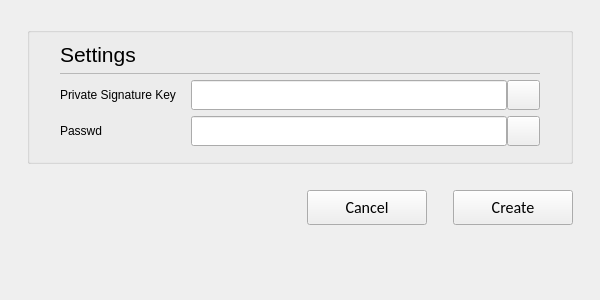
<?xml version="1.0" encoding="UTF-8"?>
<ui version="4.0">
 <class>C_SyvUpPacSecureArchiveDialog</class>
 <widget class="QWidget" name="C_SyvUpPacSecureArchiveDialog">
  <property name="geometry">
   <rect>
    <x>0</x>
    <y>0</y>
    <width>600</width>
    <height>300</height>
   </rect>
  </property>
  <property name="windowTitle">
   <string>C_SyvUpPacSecureArchiveDialog</string>
  </property>
  <layout class="QVBoxLayout" name="verticalLayout" stretch="0,0,0,1">
   <property name="leftMargin">
    <number>27</number>
   </property>
   <property name="topMargin">
    <number>27</number>
   </property>
   <property name="rightMargin">
    <number>27</number>
   </property>
   <property name="bottomMargin">
    <number>27</number>
   </property>
   <item>
    <widget class="stw::opensyde_gui_elements::C_OgeGbx" name="pc_GroupBox">
     <property name="title">
      <string/>
     </property>
     <layout class="QVBoxLayout" name="verticalLayout_2">
      <property name="spacing">
       <number>6</number>
      </property>
      <property name="leftMargin">
       <number>30</number>
      </property>
      <property name="rightMargin">
       <number>30</number>
      </property>
      <property name="bottomMargin">
       <number>9</number>
      </property>
      <item>
       <layout class="QHBoxLayout" name="horizontalLayout_5" stretch="0,1">
        <property name="spacing">
         <number>0</number>
        </property>
        <item>
         <widget class="stw::opensyde_gui_elements::C_OgeLabHeadingGroupBold" name="pc_Settings">
          <property name="font">
           <font>
            <family>Segoe UI</family>
            <pointsize>16</pointsize>
           </font>
          </property>
          <property name="text">
           <string>Settings</string>
          </property>
         </widget>
        </item>
        <item>
         <spacer name="horizontalSpacer_7">
          <property name="orientation">
           <enum>Qt::Horizontal</enum>
          </property>
          <property name="sizeHint" stdset="0">
           <size>
            <width>40</width>
            <height>1</height>
           </size>
          </property>
         </spacer>
        </item>
       </layout>
      </item>
      <item>
       <layout class="QHBoxLayout" name="horizontalLayout_19" stretch="0">
        <property name="spacing">
         <number>0</number>
        </property>
        <property name="topMargin">
         <number>0</number>
        </property>
        <property name="rightMargin">
         <number>0</number>
        </property>
        <property name="bottomMargin">
         <number>0</number>
        </property>
        <item>
         <widget class="stw::opensyde_gui_elements::C_OgeFraSeparator" name="pc_Frame">
          <property name="minimumSize">
           <size>
            <width>0</width>
            <height>1</height>
           </size>
          </property>
          <property name="maximumSize">
           <size>
            <width>16777215</width>
            <height>1</height>
           </size>
          </property>
          <property name="frameShape">
           <enum>QFrame::StyledPanel</enum>
          </property>
          <property name="frameShadow">
           <enum>QFrame::Raised</enum>
          </property>
         </widget>
        </item>
       </layout>
      </item>
      <item>
       <layout class="QGridLayout" name="gridLayout">
        <property name="topMargin">
         <number>0</number>
        </property>
        <property name="bottomMargin">
         <number>0</number>
        </property>
        <property name="horizontalSpacing">
         <number>0</number>
        </property>
        <property name="verticalSpacing">
         <number>6</number>
        </property>
        <item row="2" column="3">
         <widget class="stw::opensyde_gui_elements::C_OgePubOpen" name="pc_PubTogglePwd">
          <property name="minimumSize">
           <size>
            <width>33</width>
            <height>30</height>
           </size>
          </property>
          <property name="maximumSize">
           <size>
            <width>33</width>
            <height>30</height>
           </size>
          </property>
          <property name="text">
           <string/>
          </property>
         </widget>
        </item>
        <item row="2" column="0">
         <widget class="stw::opensyde_gui_elements::C_OgeLabGroupItem" name="pc_LabPassword">
          <property name="text">
           <string>Passwd</string>
          </property>
         </widget>
        </item>
        <item row="0" column="3">
         <widget class="stw::opensyde_gui_elements::C_OgePubOpen" name="pc_PubPrivateKeyPath">
          <property name="minimumSize">
           <size>
            <width>33</width>
            <height>30</height>
           </size>
          </property>
          <property name="maximumSize">
           <size>
            <width>33</width>
            <height>30</height>
           </size>
          </property>
          <property name="text">
           <string/>
          </property>
         </widget>
        </item>
        <item row="0" column="0">
         <widget class="stw::opensyde_gui_elements::C_OgeLabGroupItem" name="pc_LabPrivateKey">
          <property name="text">
           <string>Private Signature Key</string>
          </property>
         </widget>
        </item>
        <item row="2" column="1">
         <spacer name="horizontalSpacer_6">
          <property name="orientation">
           <enum>Qt::Horizontal</enum>
          </property>
          <property name="sizeType">
           <enum>QSizePolicy::Fixed</enum>
          </property>
          <property name="sizeHint" stdset="0">
           <size>
            <width>15</width>
            <height>0</height>
           </size>
          </property>
         </spacer>
        </item>
        <item row="0" column="1">
         <spacer name="horizontalSpacer_5">
          <property name="orientation">
           <enum>Qt::Horizontal</enum>
          </property>
          <property name="sizeType">
           <enum>QSizePolicy::Fixed</enum>
          </property>
          <property name="sizeHint" stdset="0">
           <size>
            <width>15</width>
            <height>0</height>
           </size>
          </property>
         </spacer>
        </item>
        <item row="2" column="2">
         <widget class="stw::opensyde_gui_elements::C_OgeLeProperties" name="pc_LineEditPassword">
          <property name="minimumSize">
           <size>
            <width>300</width>
            <height>30</height>
           </size>
          </property>
          <property name="maximumSize">
           <size>
            <width>16777215</width>
            <height>30</height>
           </size>
          </property>
         </widget>
        </item>
        <item row="0" column="2">
         <widget class="stw::opensyde_gui_elements::C_OgeLeFilePath" name="pc_LineEditPath">
          <property name="minimumSize">
           <size>
            <width>300</width>
            <height>30</height>
           </size>
          </property>
         </widget>
        </item>
       </layout>
      </item>
      <item>
       <spacer name="verticalSpacer">
        <property name="orientation">
         <enum>Qt::Vertical</enum>
        </property>
        <property name="sizeHint" stdset="0">
         <size>
          <width>20</width>
          <height>6</height>
         </size>
        </property>
       </spacer>
      </item>
     </layout>
    </widget>
   </item>
   <item>
    <spacer name="pc_VerticalSpacerButtonsObove">
     <property name="orientation">
      <enum>Qt::Vertical</enum>
     </property>
     <property name="sizeType">
      <enum>QSizePolicy::Fixed</enum>
     </property>
     <property name="sizeHint" stdset="0">
      <size>
       <width>20</width>
       <height>20</height>
      </size>
     </property>
    </spacer>
   </item>
   <item>
    <layout class="QHBoxLayout" name="horizontalLayout_7">
     <item>
      <spacer name="horizontalSpacer_3">
       <property name="orientation">
        <enum>Qt::Horizontal</enum>
       </property>
       <property name="sizeHint" stdset="0">
        <size>
         <width>40</width>
         <height>20</height>
        </size>
       </property>
      </spacer>
     </item>
     <item>
      <widget class="stw::opensyde_gui_elements::C_OgePubCancel" name="pc_PushButtonCancel">
       <property name="minimumSize">
        <size>
         <width>120</width>
         <height>35</height>
        </size>
       </property>
       <property name="maximumSize">
        <size>
         <width>120</width>
         <height>35</height>
        </size>
       </property>
       <property name="font">
        <font>
         <family>Calibri</family>
         <pointsize>12</pointsize>
        </font>
       </property>
       <property name="text">
        <string>Cancel</string>
       </property>
      </widget>
     </item>
     <item>
      <spacer name="horizontalSpacer_4">
       <property name="orientation">
        <enum>Qt::Horizontal</enum>
       </property>
       <property name="sizeType">
        <enum>QSizePolicy::Fixed</enum>
       </property>
       <property name="sizeHint" stdset="0">
        <size>
         <width>20</width>
         <height>20</height>
        </size>
       </property>
      </spacer>
     </item>
     <item>
      <widget class="stw::opensyde_gui_elements::C_OgePubDialog" name="pc_PushButtonOk">
       <property name="minimumSize">
        <size>
         <width>120</width>
         <height>35</height>
        </size>
       </property>
       <property name="maximumSize">
        <size>
         <width>120</width>
         <height>35</height>
        </size>
       </property>
       <property name="font">
        <font>
         <family>Calibri</family>
         <pointsize>12</pointsize>
        </font>
       </property>
       <property name="text">
        <string>Create</string>
       </property>
      </widget>
     </item>
    </layout>
   </item>
   <item>
    <spacer name="verticalSpacerBottom">
     <property name="orientation">
      <enum>Qt::Vertical</enum>
     </property>
     <property name="sizeType">
      <enum>QSizePolicy::Expanding</enum>
     </property>
     <property name="sizeHint" stdset="0">
      <size>
       <width>20</width>
       <height>27</height>
      </size>
     </property>
    </spacer>
   </item>
  </layout>
 </widget>
 <customwidgets>
  <customwidget>
   <class>stw::opensyde_gui_elements::C_OgeFraSeparator</class>
   <extends>QFrame</extends>
   <header>C_OgeFraSeparator.hpp</header>
   <container>1</container>
  </customwidget>
  <customwidget>
   <class>stw::opensyde_gui_elements::C_OgeLabHeadingGroupBold</class>
   <extends>QLabel</extends>
   <header>C_OgeLabHeadingGroupBold.hpp</header>
  </customwidget>
  <customwidget>
   <class>stw::opensyde_gui_elements::C_OgePubDialog</class>
   <extends>QPushButton</extends>
   <header>C_OgePubDialog.hpp</header>
  </customwidget>
  <customwidget>
   <class>stw::opensyde_gui_elements::C_OgeGbx</class>
   <extends>QGroupBox</extends>
   <header>C_OgeGbx.hpp</header>
   <container>1</container>
  </customwidget>
  <customwidget>
   <class>stw::opensyde_gui_elements::C_OgePubCancel</class>
   <extends>QPushButton</extends>
   <header>C_OgePubCancel.hpp</header>
  </customwidget>
  <customwidget>
   <class>stw::opensyde_gui_elements::C_OgeLabGroupItem</class>
   <extends>QLabel</extends>
   <header>C_OgeLabGroupItem.hpp</header>
  </customwidget>
  <customwidget>
   <class>stw::opensyde_gui_elements::C_OgeLeFilePath</class>
   <extends>QLineEdit</extends>
   <header>C_OgeLeFilePath.hpp</header>
  </customwidget>
  <customwidget>
   <class>stw::opensyde_gui_elements::C_OgePubOpen</class>
   <extends>QPushButton</extends>
   <header>C_OgePubOpen.hpp</header>
  </customwidget>
  <customwidget>
   <class>stw::opensyde_gui_elements::C_OgeLeProperties</class>
   <extends>QLineEdit</extends>
   <header>C_OgeLeProperties.hpp</header>
  </customwidget>
 </customwidgets>
 <resources/>
 <connections/>
</ui>
